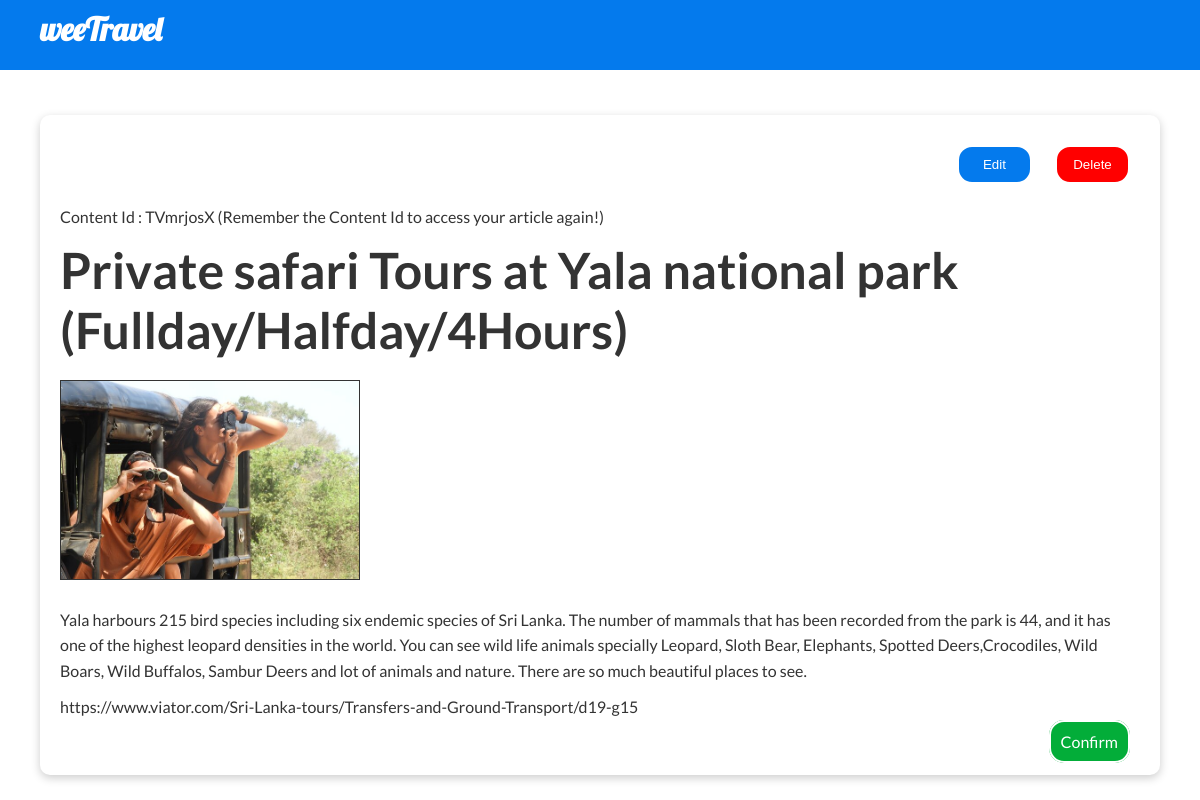
Page /article.php (signed in) on the committed database.
### tables this page shows
CREATE TABLE `transport` (
  `id` varchar(8) NOT NULL,
  `title` varchar(512) NOT NULL,
  `description` longtext NOT NULL,
  `image` varchar(2048) DEFAULT NULL,
  `location` varchar(512) DEFAULT NULL,
  `article` varchar(512) DEFAULT NULL,
  `reference` varchar(512) NOT NULL,
  `password` varchar(16) NOT NULL,
  `create_date` datetime NOT NULL
);

### article.php (the view, shortened to what this page needs)
<?php
    require_once "loaddata.php";
    $statement = $pdo->prepare('SELECT * FROM '.$_SESSION['currentTable'].' WHERE'.$_SESSION['currentId'].' ORDER BY create_date DESC');
    $statement->execute();
    $article = $statement->fetch(PDO::FETCH_ASSOC);
?>
<!DOCTYPE html>
<html lang="en">
<head>
    <link rel="stylesheet" href="https://cdnjs.cloudflare.com/ajax/libs/font-awesome/5.15.4/css/all.min.css" />
    <link rel="stylesheet" href="utilities.css">
    <link rel="stylesheet" href="style.css">
</head>
<body>
    <header class="navbar">
        <div class="container">
            <h1>weeTravel</h1>
        </div>
    </header>
    <section class="content">
        <div class="container">
            <div class="grid">
                <div class="card">
                    <div class="grid">
                        <div class="btns">
                            <form method="get" action="editform.php">
                                <button type="submit" class="btn">Edit</button>
                            </form>
                            <form method="post" action="delete.php">
                                <button type="submit" class="btn-danger">Delete</button>
                            </form>
                        </div>
                    </div>
                    <p>Content Id : <?php echo $article['id']; ?> (Remember the Content Id to access your article again!)</p>
                    <h2><?php echo $article['title']; ?></h2>
                    <?php if ($article['image']){ ?>
                        <img src="<?php echo $article['image'] ?>">
                    <?php } else { ?>
                        <img src="images/altImage.png">
                    <?php } ?>
                    <div class="details">
                        <p><?php echo $article['description']; ?></p>
                        <ul>
                            <li>
                                <a href="<?php echo $article['reference']; ?>" target="_blank"><?php echo $article['reference']; ?></a>
                            </li>
                        </ul>
                    </div>
                    <div class="btns"><a href="home.php">Confirm</a></div>
                </div>
            </div>
        </div>
    </section>
</body>
</html>

### utilities.css (style rules this page uses)
.container { max-width: 1336px; margin: 0 auto; overflow: auto; padding: 0 40px; }
.grid { display: grid; grid-template-columns: repeat(2, 1fr); gap: 20px; justify-content: center; align-items: center; height: 100%; }

### style.css (style rules this page uses)
* { box-sizing: border-box; margin: 0; padding: 0; }
:root { --bg-color : #047aed; --text-color : #333; }
body { font-family: 'Lato', sans-serif; color: var(--text-color); line-height: 1.6; }
ul { list-style-type: none; }
a { text-decoration: none; color: var(--text-color); }
h1, h2, h3 { line-height: 1.2; margin: 10px 0; }
p { margin: 10px 0; }
img { width: 100%; height: auto; }
.card { background-color: #fff; color: var(--text-color); border-radius: 10px; box-shadow: 0 3px 10px rgba(0, 0, 0, 0.2); }
.btn { background-color: var(--bg-color); color: #fff; width: 75px; margin: 10px; padding: 10px; border-radius: 15px; border: #fff solid 2px; }
.btn-danger { background-color: #ff0000; color: #fff; width: 75px; margin: 10px; padding: 10px; border-radius: 15px; border: #fff solid 2px; }
.btns { text-align: right; }
.btns form { display: inline; }
.btns a { background-color: #03ad39; color: #fff; width: 75px; margin: 10px; padding: 10px; border-radius: 15px; border: #fff solid 2px; }
.navbar { background-color: var(--bg-color); color: #fff; height: 70px; }
.navbar h1 { font-family: 'Lobster', sans-serif; }
.content { margin-top: 20px; height: 700px; }
.content .grid { grid-template-columns: 1fr; gap: 10px; }
.content .card { padding: 20px; margin: 25px 0; }
.content h2 { font-size: 50px; }
.content img { width: 300px; height: auto; margin: 10px 0; border: 1px solid var(--text-color); }
.details { margin: 10px 0; }

### rows in the picture
transport: id "TVmrjosX", title "Private safari Tours at Yala national park (Fullday/Halfday/4Hours)", image (picture), description "Yala harbours 215 bird species including six endemic species of Sri Lanka. The number of mammals that has been recorded from the park is 44, and it has one of the highest leopard densities in the world. You can see wild life animals specially Leopard, Sloth Bear, Elephants, Spotted Deers,Crocodiles, Wild Boars, Wild Buffalos, Sambur Deers and lot of animals and nature. There are so much beautiful places to see.", reference "https://www.viator.com/Sri-Lanka-tours/Transfers-and-Ground-Transport/d19-g15"
